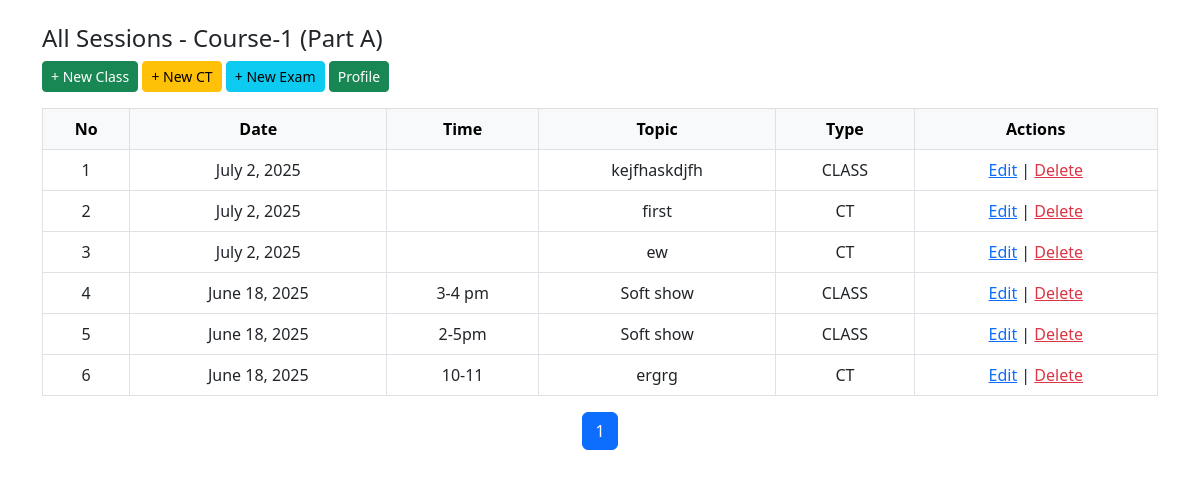
The page /part/1/sessions/ on the database its author committed.
### course/models.py (models this page shows, shortened)
class Part(models.Model):
    course = models.ForeignKey(Course, on_delete=models.CASCADE)
    name = models.CharField(choices=PartName, max_length=2)
    teacher = models.ForeignKey(Teacher, on_delete=models.CASCADE, null=True, blank=True)

class Course(models.Model):
    name = models.CharField(max_length=50)
    slug = models.SlugField(max_length=50)
    code = models.CharField(max_length=8)
    credit = models.IntegerField()
    semester = models.ForeignKey(Semester, on_delete=models.CASCADE)
    year = models.CharField(max_length=4, null= True, blank=True )

class BaseSession(models.Model):
    part = models.ForeignKey(Part, on_delete=models.CASCADE)
    topic = models.CharField(max_length=100)
    date = models.DateField(auto_now_add=True)
    time = models.CharField(max_length=20, blank=True, null=True)
    class Meta:
        abstract = True

class ClassSession(BaseSession):
    def __str__(self):
        return f"Class on {self.date} - {self.topic}"

class ClassTest(BaseSession):
    number = models.PositiveIntegerField()

### course/views.py (the view, shortened to what this page needs)
# urls.py: path('part/<int:part_id>/sessions/', views.all_sessions_combined, name='all_sessions_combined'),
def all_sessions_combined(request, part_id):
    part = get_object_or_404(Part, id=part_id)
    search = request.GET.get('search', '')
    session_type = request.GET.get('type', '')
    class_sessions = ClassSession.objects.filter(part=part)
    class_tests = ClassTest.objects.filter(part=part)
    exams = Exam.objects.filter(part=part)
    if search:
        class_sessions = class_sessions.filter(topic__icontains=search)
        class_tests = class_tests.filter(topic__icontains=search)
        exams = exams.filter(topic__icontains=search)
    if session_type == 'class':
        class_tests = exams = []
    elif session_type == 'ct':
        class_sessions = exams = []
    elif session_type == 'exam':
        class_sessions = class_tests = []
    class_sessions = class_sessions.values('id', 'date', 'time', 'topic').annotate(type=models.Value('class', output_field=models.CharField()))
    class_tests = class_tests.values('id', 'date', 'time', 'topic', 'number').annotate(type=models.Value('ct', output_field=models.CharField()))
    exams = exams.values('id', 'date', 'time', 'topic', 'title').annotate(type=models.Value('exam', output_field=models.CharField()))
    all_sessions = list(class_sessions) + list(class_tests) + list(exams)
    all_sessions.sort(key=lambda x: x['date'], reverse=True)
    paginator = Paginator(all_sessions, 10)
    page_number = request.GET.get("page")
    page_obj = paginator.get_page(page_number)
    return render(request, 'course/all_sessions.html', {
        'part': part,
        'page_obj': page_obj,
        'sessions': page_obj,
        'search': search,
        'session_type': session_type
    })

### course/templates/course/all_sessions.html (shortened to what this page needs)
<!DOCTYPE html>
<html>
  <head>
    <link
      href="https://cdn.jsdelivr.net/npm/bootstrap@5.3.0/dist/css/bootstrap.min.css"
      rel="stylesheet"
    />
  </head>
  <body class="container py-4">
    <h4>All Sessions - {{ part.course.name }} (Part {{ part.name }})</h4>
    <div class="mb-3">
      <a
        href="{% url 'class_session_create' part.id %}"
        class="btn btn-success btn-sm"
        >+ New Class</a
      >
      <a
        href="{% url 'class_test_create' part.id %}"
        class="btn btn-warning btn-sm"
        >+ New CT</a
      >
      <a href="{% url 'exam_create' part.id %}" class="btn btn-info btn-sm"
        >+ New Exam</a
      >
      <a href="{% url 'teacher_part_list'%}" class="btn btn-success btn-sm"
        >Profile</a
      >
    </div>
    <div class="table-responsive">
      <table class="table table-bordered text-center">
        <thead class="table-light">
          <tr>
            <th>No</th>
            <th>Date</th>
            <th>Time</th>
            <th>Topic</th>
            <th>Type</th>
            <th>Actions</th>
          </tr>
        </thead>
        <tbody>
          {% for session in sessions %}
          <tr class="session-{{ session.type }}">
            <td>{{ forloop.counter }}</td>
            <td>{{ session.date }}</td>
            <td>{{ session.time }}</td>
            <td>{{ session.topic }}</td>
            <td class="text-uppercase">{{ session.type }}</td>
            <td>
              {% if session.type == 'class' %}
              <a
                href="{% url 'class_session_edit' session.id %}"
                class="text-primary"
                >Edit</a
              >
              |
              <a
                href="{% url 'class_session_delete' session.id %}"
                class="text-danger"
                >Delete</a
              >
              {% elif session.type == 'ct' %}
              <a
                href="{% url 'class_test_edit' session.id %}"
                class="text-primary"
                >Edit</a
              >
              |
              <a
                href="{% url 'class_test_delete' session.id %}"
                class="text-danger"
                >Delete</a
              >
              {% endif %}
            </td>
          </tr>
          {% empty %}
          <tr>
            <td colspan="6">No session found.</td>
          </tr>
          {% endfor %}
        </tbody>
      </table>
      <div class="d-flex justify-content-center my-3">
        <nav>
          <ul class="pagination">
            {% for num in page_obj.paginator.page_range %}
            {% if num > page_obj.number|add:'-3' %} {% if num < page_obj.number|add:'3' %}
            {% if page_obj.number == num %}
            <li class="page-item active">
              <span class="page-link">{{ num }}</span>
            </li>
            {% else %}
            <li class="page-item">
              <a class="page-link" href="?page={{ num }}">{{ num }}</a>
            </li>
            {% endif %}
            {% endif %}
            {% endif %}
            {% endfor %}
          </ul>
        </nav>
      </div>
    </div>
  </body>
</html>

### course/templates/course/all_sessions.html (style rules this page uses)
.session-class { background-color: #d4edda; }
.session-ct { background-color: #fff3cd; }

### rows shown on the page
Part: course.name "Course-1", name "A"
ClassSession: date "July 2, 2025", topic "kejfhaskdjfh", type "CLASS", shows "Edit"
ClassTest: date "July 2, 2025", topic "first", type "CT", shows "Edit"
ClassTest: date "July 2, 2025", topic "ew", type "CT", shows "Edit"
ClassSession: date "June 18, 2025", time "3-4 pm", topic "Soft show", type "CLASS", shows "Edit"
ClassSession: date "June 18, 2025", time "2-5pm", topic "Soft show", type "CLASS", shows "Edit"
ClassTest: date "June 18, 2025", time "10-11", topic "ergrg", type "CT", shows "Edit"

### other values the page prints
{{ num }} "1"
